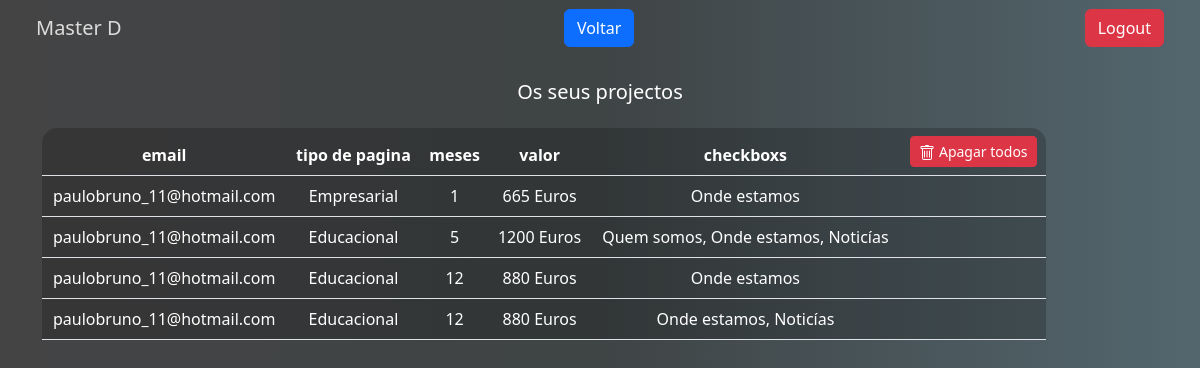
/user/Projecto.php (signed in), run on the app's committed database.
### tables this page shows
CREATE TABLE `projecto` (
  `id` int(11) NOT NULL,
  `email` varchar(110) NOT NULL,
  `pagina` varchar(60) NOT NULL,
  `mes` int(10) DEFAULT NULL,
  `valor` varchar(200) NOT NULL,
  `checks` varchar(300) NOT NULL
);

### user/Projecto.php (the view, shortened to what this page needs)
<?php
include_once("config.php");
$logado = $_SESSION["email"];
$sql = "SELECT * FROM projecto WHERE email = ?";
$stmt = $conexao->prepare($sql);
$stmt->bind_param("s", $logado);
$stmt->execute();
$result = $stmt->get_result();
?>
<!DOCTYPE html>
<html lang="pt">
<head>
  <link rel="stylesheet" href="https://cdn.jsdelivr.net/npm/bootstrap@5.2.3/dist/css/bootstrap.min.css">
</head>
<body>
<nav class="navbar  bg-body-tertiary">
  <div class="container-fluid ">
    <a class="navbar-brand ms-4" style="color: gainsboro;" >Master D</a>
    <a href="./logged.php" class="btn btn-primary me-4">Voltar</a>
    <a href="./sair.php" class="btn btn-danger me-4">Logout</a>
  </div>
</nav>
<br>
    <?php
    echo "<h5>Os seus projectos  </h5>"
    ?>
    <div class="mt-4 container">
    <table style="width: 90%;"  class="table text-white table-bg tabela">
  <thead >
    <tr>
        <th scope="col">email</th>
        <th scope="col">tipo de pagina</th>
        <th scope="col">meses</th>
        <th scope="col">valor</th>
        <th scope="col">checkboxs</th>
        <th scope="col"><a href='delete.php?id=$user_data[email]' class='btn btn-sm btn-danger'> Apagar todos
</a>
</th>
      </tr>
  </thead>
  <tbody>
    <?php
   while($user_data=mysqli_fetch_assoc($result)){
    echo"<tr>";
    echo"<td>".$user_data["email"]."</td>";
    echo"<td>".$user_data["pagina"]."</td>";
    echo"<td>".$user_data["mes"]."</td>";
    echo"<td>".$user_data["valor"]."</td>";
    echo"<td>".$user_data["checks"]."</td>";
    echo"<td>
  <a >
    </td>";
    echo"</tr>";
   }
    ?>
  </tbody>
</table>
    </div>
</body>
</html>

### user/Projecto.php (style rules this page uses)
body { background: linear-gradient(to right, #444445, #3f4445, #53666e); color: white; text-align: center; }
.table-bg { background: rgba(0,0,0,0.2); border-radius: 15px 15px 0 0; }

### data on the page
projecto: email "paulobruno_11@hotmail.com", pagina "Empresarial", mes "1", valor "665 Euros", checks "Onde estamos"
projecto: email "paulobruno_11@hotmail.com", pagina "Educacional", mes "5", valor "1200 Euros", checks "Quem somos, Onde estamos, Noticías"
projecto: email "paulobruno_11@hotmail.com", pagina "Educacional", mes "12", valor "880 Euros", checks "Onde estamos"
projecto: email "paulobruno_11@hotmail.com", pagina "Educacional", mes "12", valor "880 Euros", checks "Onde estamos, Noticías"
